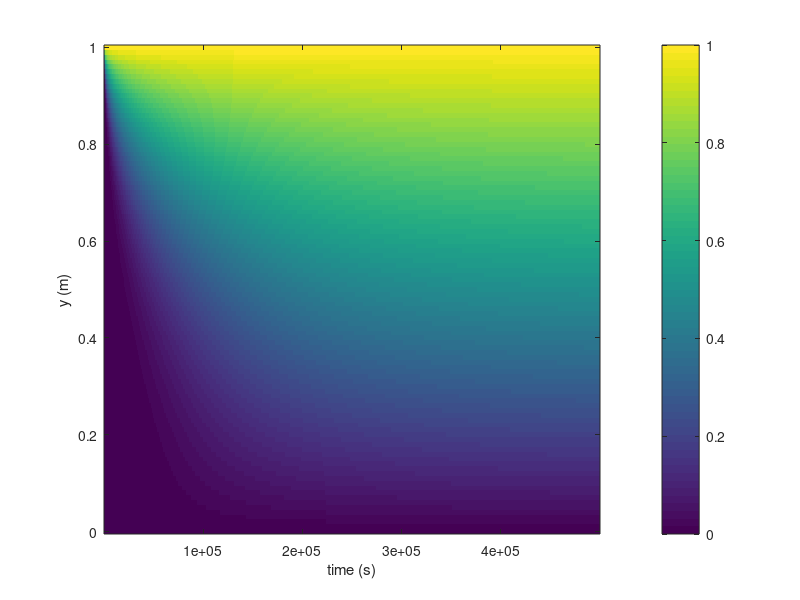

Source code (MATLAB):
clear; clc

h = 0.01;
nu = 1e-6;
y = 0:h:1; ny = length(y);
dt = h*h/(2*nu); tmax = 500000;
nt = floor(tmax/dt)+1;
t = (1:nt-1)*dt;
R = nu*dt/(h*h);
u0 = 1;
u = zeros(ny,nt);
u(end,:) = u0;

for it = 1:nt
    for iy = 2:ny-1
        u(iy,it+1) = u(iy,it) + R*(u(iy-1,it) - 2*u(iy,it) + u(iy+1,it));
    end 
end

imagesc(t, y, u); colorbar;
set(gca, 'YDir', 'normal')
xlabel('time (s)'); ylabel('y (m)');